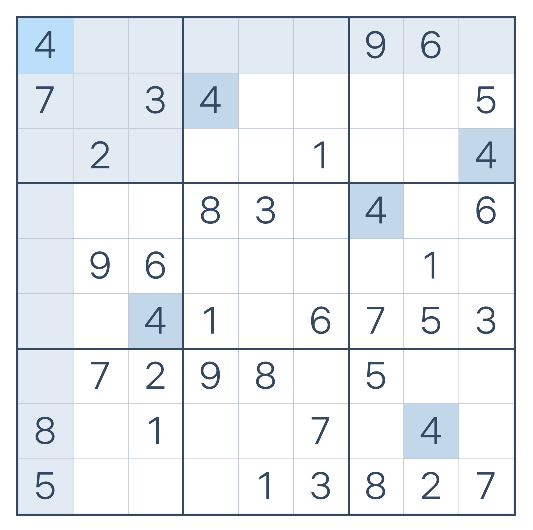
#> input picture inputs/images/quiz_1.png, 533 x 530 px
$ jupyter execute --allow-errors sudoku_image_solver.ipynb
#> lines starting #> are read from the running program, lines starting #| are printed output that depends on the picture; after the words box and inside, x2 and y2 are one past the last pixel; in counts of white or black regions, pixels touching at a corner belong together
# Convert Image to Sudoku quiz

[cell 1]
import os
import sys
import random
import numpy as np
import cv2 as cv
import matplotlib.pyplot as plt
#> (the rest of this cell did not finish here and is left out)

[cell 2]
# Global variables
digit_templates = {}
# Create classifier for digit identification
#> (the rest of this cell did not finish here and is left out)

[cell 3]
def plot_digit_templates():
    global digit_templates

    num_digits = len(digit_templates)  # Number of images
    fig, axes = plt.subplots(1, num_digits, figsize=(num_digits * 2, 2))

    if num_digits == 1:  # Handle case for single image
        axes = [axes]

    for ax, (digit, image) in zip(axes, digit_templates.items()):
        ax.imshow(image, cmap='gray')  # Adjust cmap for grayscale
        ax.set_title(f"Digit: {digit}")
        ax.axis("off")  # Hide axes

    plt.show()

def load_templates():
    global digit_templates

    dir = r'datasets\digit_templates'
    files = os.listdir(dir)
    for file in files:
        img_gray = cv.imread(os.path.join(dir,file), cv.IMREAD_GRAYSCALE)
        img_th = cv.adaptiveThreshold(img_gray,255,cv.ADAPTIVE_THRESH_MEAN_C, cv.THRESH_BINARY,11,2)
        resized_img = cv.resize(img_th, (100,100), interpolation=cv.INTER_NEAREST)
        file_name = os.path.splitext(os.path.basename(file))[0]
        digit_templates[file_name]  = resized_img

def filter_close_coordinates(coordinates, min_distance=10):
    """Remove coordinates that are too close to each other."""
    filtered = []

    for coord_1 in coordinates:
        preserve = True
        for coord_2 in filtered:
            distance = np.linalg.norm(coord_1 - coord_2)
            if distance > min_distance:
                continue
            else:
                preserve = False
                break
        if preserve:
            filtered.append(coord_1)
    return filtered

def get_coords_of_lines(corner_coords):
    corner_coords.sort(key= lambda coord: coord[0]) # sort based on y coordinate
    vertical_lines_coords = [int(coord[1]) for coord in corner_coords[0:10]] # get the 10 smallest y coordinates
    vertical_lines_coords.sort() # the x coordiantes of the vertical lines

    corner_coords.sort(key= lambda coord: coord[1]) # sort based on x coordinate
    horizontal_lines_coords = [int(coord[0]) for coord in corner_coords[0:10]] # get the 10 smallest x coordinates
    horizontal_lines_coords.sort() # the xycoordiantes of the horizontal lines, y = horizontal_lines
    return vertical_lines_coords, horizontal_lines_coords

def crop_img(img, scale=1.0):
    center_x, center_y = img.shape[1] / 2, img.shape[0] / 2
    width_scaled, height_scaled = img.shape[1] * scale, img.shape[0] * scale
    left_x, right_x = center_x - width_scaled / 2, center_x + width_scaled / 2
    top_y, bottom_y = center_y - height_scaled / 2, center_y + height_scaled / 2
    img_cropped = img[int(top_y):int(bottom_y), int(left_x):int(right_x)]
    return img_cropped

def get_sqr_sub_image(img, row: int, col: int, vert_lines: list, hori_lines: list):
    x_min = vert_lines[col]
    x_max = vert_lines[col+1]
    y_min = hori_lines[row]
    y_max = hori_lines[row+1]
    sqr_sub_image = img[y_min:y_max,x_min:x_max]
    cropped_image = crop_img(sqr_sub_image, 0.8)
    img_blur = cv.GaussianBlur(cropped_image,(11,11),0)
    img_th = cv.adaptiveThreshold(img_blur,255,cv.ADAPTIVE_THRESH_MEAN_C, cv.THRESH_BINARY,5,1)
    resized_img = cv.resize(img_th, (32,32), interpolation=cv.INTER_NEAREST)
    return resized_img

def detect_digit(images) -> str:
    """
    Returns the most likely digit in the image using the trained classifier.
    """
    global digit_clf
    digit_list = digit_clf.predict_digits(images)
    str_digits = "".join([str(digit) for digit in digit_list])
    return str_digits

def image_to_string(img, vertical_lines_coords, horizontal_lines_coords):
    output_str = ''
    cell_images = []
    for row in range(0,9):
        for col in range(0,9):
            cell_img = get_sqr_sub_image(img, row, col, vertical_lines_coords, horizontal_lines_coords)
            cell_images.append(cell_img)

    output_str = detect_digit(cell_images)
    return output_str

## Load Image and Perform Preprocessing

The image is expetced to be screenshot of a sudoku quiz from [this website](https://sudoku.com/). The image must only contain the entire quiz grid.

[cell 4]
img_gray = cv.imread("inputs/images/quiz_1.png", cv.IMREAD_GRAYSCALE)
#> img_gray: shape (530, 533); min 70, max 255, mean 237.8
# resize for consistency
img_gray = cv.resize(img_gray, (500, 500), interpolation= cv.INTER_LINEAR)
#> img_gray: shape (500, 500)
img_rgb = cv.cvtColor(img_gray,cv.COLOR_GRAY2RGB)

img_th = cv.adaptiveThreshold(img_gray,255,cv.ADAPTIVE_THRESH_GAUSSIAN_C, cv.THRESH_BINARY,5,3)
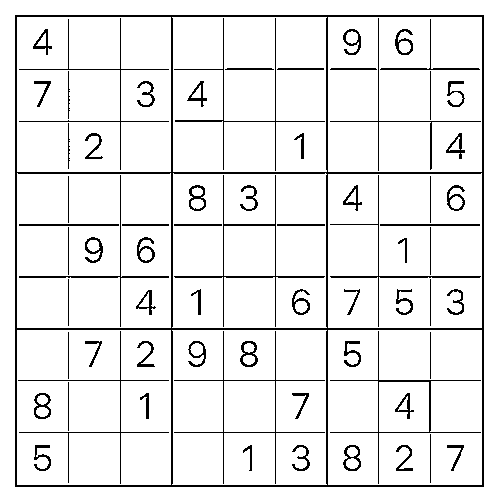
#> img_th: shape (500, 500); 92.2% white; black in thin lines or dots, all inside (x1, y1, x2, y2) = (15, 15, 484, 487)

if img_gray is None:
    sys.exit("Could not read the image.")

plt.imshow(img_th, cmap='binary_r', vmax=255, vmin=0)
plt.show()

## Detect Harris Corners

Harris corners are detected to find the locations of corners in the image. Which will be used to determine the locations the individual cells within the grid.

[cell 5]
dst = cv.cornerHarris(img_th,2,3,0.04)

#result is dilated for marking the corners, not important
dst = cv.dilate(dst,None)

# Threshold for an optimal value, it may vary depending on the image.
img_harris = img_rgb.copy()

corner_condition = dst>0.01*dst.max()
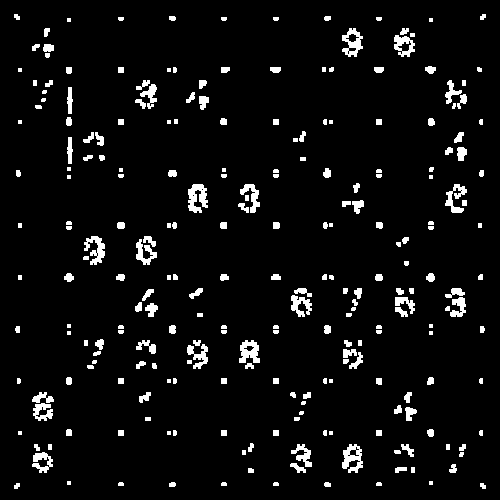
#> corner_condition: shape (500, 500) bool; 5.2% white; 243 white regions (31 under 20 px), largest, box (x1, y1, x2, y2) and area: (188, 184, 208, 213) 378, (342, 444, 363, 473) 353, (342, 28, 363, 57) 322
detected_harris_n = (corner_condition).sum()
#> detected_harris_n = 13085
corner_coords = np.argwhere(corner_condition)
#> corner_coords = 13085 pairs, first value 14 to 488, second value 14 to 485

img_harris[corner_condition]=[255,0,0] # draw corner points
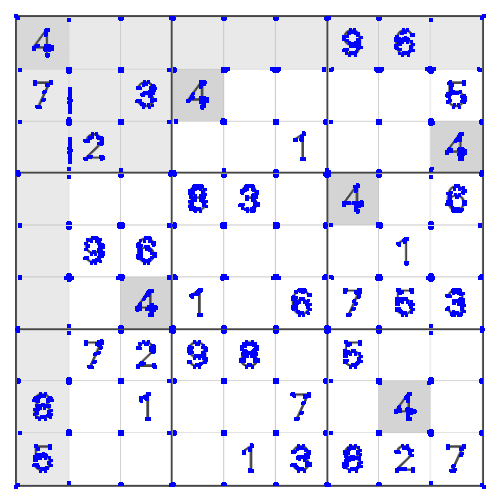
#> img_harris: shape (500, 500, 3); mean B, G, R 241.3, 228, 228

plt.title(f'{detected_harris_n:,} Corners Detected')
plt.imshow(img_harris)
plt.show()

## Remove Corners that are too Close

Remove corners that have beed detected more than once / only keep 1 corners at locations where multiple were detected.

[cell 6]
# timer = time.time()
corner_coords_reduced = filter_close_coordinates(corner_coords, 15)
#> the loop in filter_close_coordinates, `for coord_1 in coordinates:` made 13085 passes
#> coord_1 on passes 1 to 3: [14, 14], [14, 15], [14, 16]
#> after the loop in filter_close_coordinates, `for coord_1 in coordinates:`: filtered = 232 pairs, first value 14 to 483, second value 14 to 482
#> corner_coords_reduced has the same summary as filtered in filter_close_coordinates
# timer = timer - time.time()

[cell 7]
img_harris_reduced = img_rgb.copy()
for (y, x) in corner_coords_reduced:
    cv.circle(img_harris_reduced, (x, y), radius=5, color=(255, 0, 0), thickness=-1)
#> this loop made 232 passes
#> (y, x) on passes 1 to 3: (14, 14), (14, 482), (16, 169)
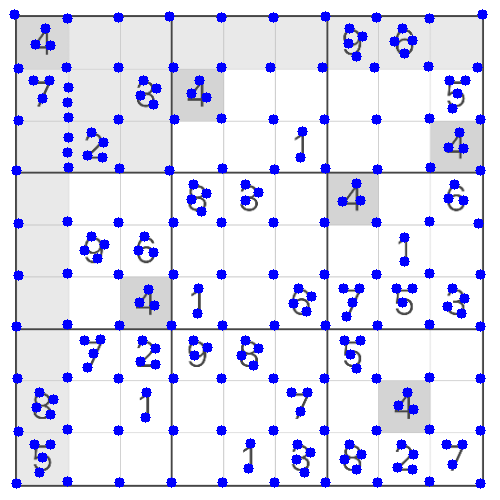
#> img_harris_reduced: shape (500, 500, 3); mean B, G, R 241.1, 222, 222
corner_coords_reduced_n = len(corner_coords_reduced)
#> corner_coords_reduced_n = 232
plt.title(f'{corner_coords_reduced_n:,} Corners Detected')
plt.imshow(img_harris_reduced)
plt.show()

## Get Sub-Images of Indivual Cells

Sample sub-images of the individual cells such that they can be further processed to determine the number within each cell.

[cell 8]
# View a digit within a cell
vertical_lines_coords, horizontal_lines_coords = get_coords_of_lines(corner_coords_reduced)
#> in get_coords_of_lines, `vertical_lines_coords = [int(coord[1]) for coord in corner_coords[0:10]]`: vertical_lines_coords = [14, 482, 169, 325, 118, 221, 273, 376, 67, 429]
#> in get_coords_of_lines, `horizontal_lines_coords = [int(coord[0]) for coord in corner_coords[0:..`: horizontal_lines_coords = [14, 170, 326, 483, 378, 68, 120, 223, 275, 431]
#> vertical_lines_coords = [14, 67, 118, 169, 221, 273, 325, 376, 429, 482]; horizontal_lines_coords = [14, 68, 120, 170, 223, 275, 326, 378, 431, 483]
sqr_img = get_sqr_sub_image(img_th, 3, 2, vertical_lines_coords, horizontal_lines_coords)
#> in get_sqr_sub_image, `x_min = vert_lines[col]`: x_min = 118
#> in get_sqr_sub_image, `x_max = vert_lines[col+1]`: x_max = 169
#> in get_sqr_sub_image, `y_min = hori_lines[row]`: y_min = 170
#> in get_sqr_sub_image, `y_max = hori_lines[row+1]`: y_max = 223
#> in get_sqr_sub_image, `sqr_sub_image = img[y_min:y_max,x_min:x_max]`:
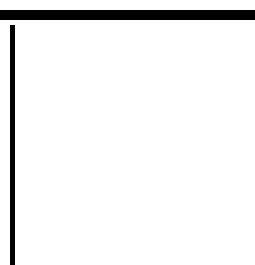
#> sqr_sub_image: shape (53, 51) (shown 5 times larger); 94.5% white; black in thin lines or dots
#> in crop_img, `img_cropped = img[int(top_y):int(bottom_y), int(left_x):int(right_x)]`: img_cropped: shape (42, 40); every value is 255
#> in get_sqr_sub_image, `resized_img = cv.resize(img_th, (32,32), interpolation=cv.INTER_NEAREST)`: resized_img: shape (32, 32); every value is 255
plt.imshow(sqr_img, cmap='gray', vmax=255, vmin=0)
plt.show()

## Predict the Digit Within the Cell

#> (a cell that did not finish here is left out)

## Get All Cell Values

[cell 10]
raw_quiz_str = ''
cell_images = []
for row in range(0,9):
    for col in range(0,9):
        cell_img = get_sqr_sub_image(img_th, row, col, vertical_lines_coords, horizontal_lines_coords)
        cell_images.append(cell_img)
#> this loop made 9 passes

#> (the rest of this cell did not finish here and is left out)

[cell 11]
print(f"The raw sudoku quiz string:\n{raw_quiz_str}")
#> (the rest of this cell did not finish here and is left out)

## Complete Solution

[cell 12]
def image_to_sudoku_quiz(f_path) -> str:

    # load image and preprocess
#> called with f_path = 'inputs/images/quiz_5.png'
    img_gray = cv.imread(f_path, cv.IMREAD_GRAYSCALE)
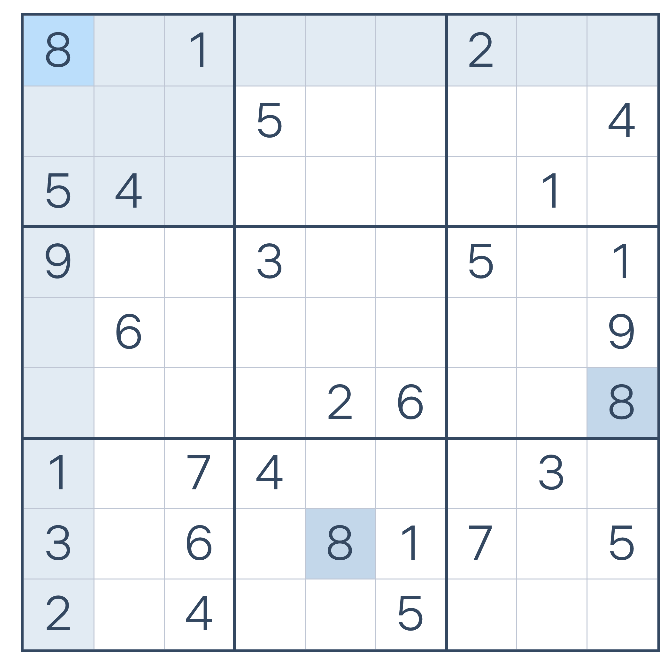
#> input picture inputs/images/quiz_5.png, 670 x 657 px
#> img_gray: shape (657, 670); min 70, max 255, mean 238.7
    img_gray = cv.resize(img_gray, (500, 500), interpolation= cv.INTER_LINEAR)
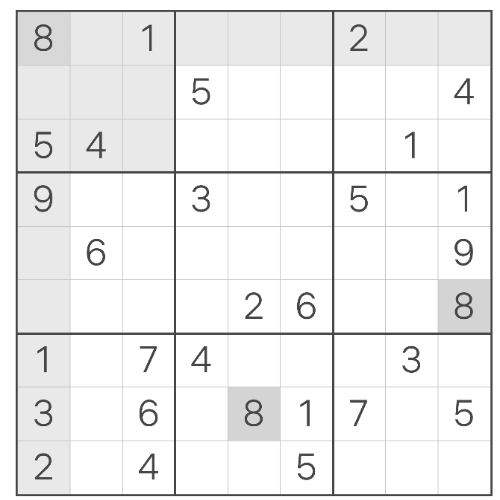
#> img_gray: shape (500, 500); min 70, max 255, mean 238.8
    img_th = cv.adaptiveThreshold(img_gray,255,cv.ADAPTIVE_THRESH_GAUSSIAN_C, cv.THRESH_BINARY,5,3)
#> img_th: shape (500, 500); 91.9% white; black in thin lines or dots

    # detect corner feature
    dst = cv.cornerHarris(img_th,2,3,0.04)
    dst = cv.dilate(dst,None)
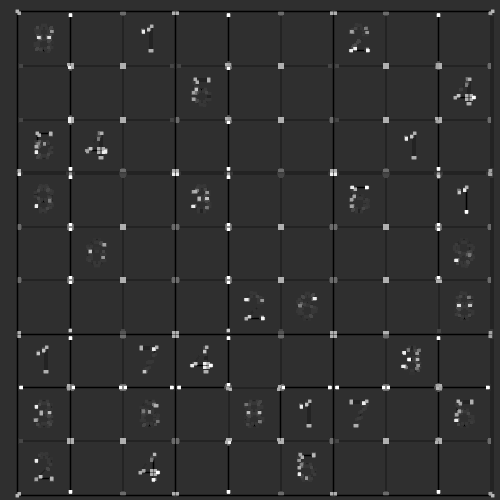
#> dst: shape (500, 500) float32; min -0.04, max 0.175, mean 0.000898; drawn with min black and max white
    corner_condition = dst>0.01*dst.max()
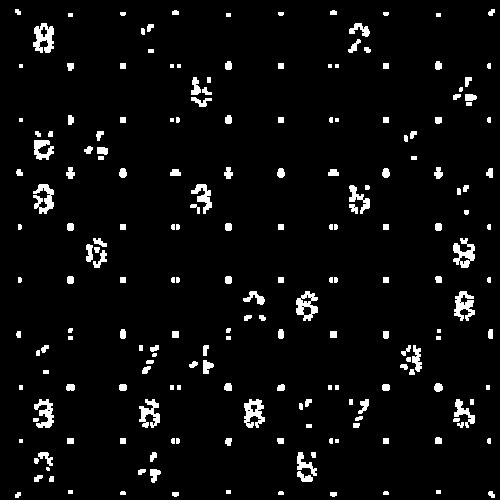
#> corner_condition: shape (500, 500) bool; 4.6% white; 202 white regions (14 under 20 px), largest, box (x1, y1, x2, y2) and area: (33, 23, 54, 53) 398, (244, 399, 265, 428) 371, (454, 291, 475, 321) 361
    corner_coords = np.argwhere(corner_condition)
    corner_coords_reduced = filter_close_coordinates(corner_coords, 15) # reduce corners
#> the loop in filter_close_coordinates (call 2), `for coord_1 in coordinates:` made 11477 passes
#> coord_1 on passes 1 to 3: [9, 15], [9, 16], [9, 17]

    # get coordinates of lines
    vertical_lines_coords, horizontal_lines_coords = get_coords_of_lines(corner_coords_reduced)

    # generate string
    raw_string = image_to_string(img_th, vertical_lines_coords, horizontal_lines_coords)
#> the loop in image_to_string, `for row in range(0,9):` made 9 passes
#> pass 1, in get_sqr_sub_image (call 83), `img_th = cv.adaptiveThreshold(img_blur,255,cv.ADAPTIVE_THRESH_MEAN_C, ..`:
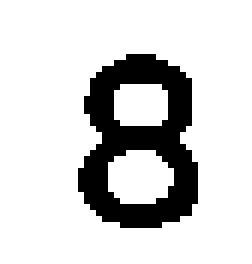
#> img_th: shape (44, 42) (shown 6 times larger); 82.6% white; 1 black region, box (x1, y1, x2, y2) and area: (13, 9, 33, 38) 322

    return raw_string
